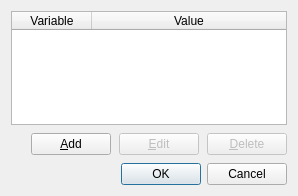
<?xml version="1.0" encoding="UTF-8"?>
<ui version="4.0">
 <class>EnvironmentVariablesDialog</class>
 <widget class="QDialog" name="EnvironmentVariablesDialog">
  <property name="geometry">
   <rect>
    <x>0</x>
    <y>0</y>
    <width>298</width>
    <height>196</height>
   </rect>
  </property>
  <property name="minimumSize">
   <size>
    <width>298</width>
    <height>196</height>
   </size>
  </property>
  <property name="windowTitle">
   <string>Extra Environment Variables</string>
  </property>
  <layout class="QVBoxLayout" name="verticalLayout">
   <property name="spacing">
    <number>8</number>
   </property>
   <item>
    <widget class="QTableWidget" name="valueViewer">
     <property name="styleSheet">
      <string notr="true">font-size: 9pt;</string>
     </property>
     <property name="editTriggers">
      <set>QAbstractItemView::NoEditTriggers</set>
     </property>
     <property name="selectionMode">
      <enum>QAbstractItemView::SingleSelection</enum>
     </property>
     <property name="selectionBehavior">
      <enum>QAbstractItemView::SelectRows</enum>
     </property>
     <attribute name="horizontalHeaderDefaultSectionSize">
      <number>80</number>
     </attribute>
     <attribute name="horizontalHeaderHighlightSections">
      <bool>false</bool>
     </attribute>
     <attribute name="horizontalHeaderStretchLastSection">
      <bool>true</bool>
     </attribute>
     <attribute name="verticalHeaderVisible">
      <bool>false</bool>
     </attribute>
     <attribute name="verticalHeaderDefaultSectionSize">
      <number>25</number>
     </attribute>
     <attribute name="verticalHeaderMinimumSectionSize">
      <number>25</number>
     </attribute>
     <column>
      <property name="text">
       <string>Variable</string>
      </property>
     </column>
     <column>
      <property name="text">
       <string>Value</string>
      </property>
     </column>
    </widget>
   </item>
   <item>
    <layout class="QHBoxLayout" name="horizontalLayout">
     <item>
      <spacer name="horizontalSpacer">
       <property name="orientation">
        <enum>Qt::Horizontal</enum>
       </property>
       <property name="sizeHint" stdset="0">
        <size>
         <width>40</width>
         <height>20</height>
        </size>
       </property>
      </spacer>
     </item>
     <item>
      <widget class="QPushButton" name="addButton">
       <property name="text">
        <string>&amp;Add</string>
       </property>
      </widget>
     </item>
     <item>
      <widget class="QPushButton" name="editButton">
       <property name="enabled">
        <bool>false</bool>
       </property>
       <property name="text">
        <string>&amp;Edit</string>
       </property>
      </widget>
     </item>
     <item>
      <widget class="QPushButton" name="deleteButton">
       <property name="enabled">
        <bool>false</bool>
       </property>
       <property name="text">
        <string>&amp;Delete</string>
       </property>
      </widget>
     </item>
    </layout>
   </item>
   <item>
    <widget class="QDialogButtonBox" name="buttonBox">
     <property name="orientation">
      <enum>Qt::Horizontal</enum>
     </property>
     <property name="standardButtons">
      <set>QDialogButtonBox::Cancel|QDialogButtonBox::Ok</set>
     </property>
    </widget>
   </item>
  </layout>
 </widget>
 <resources/>
 <connections>
  <connection>
   <sender>buttonBox</sender>
   <signal>accepted()</signal>
   <receiver>EnvironmentVariablesDialog</receiver>
   <slot>accept()</slot>
   <hints>
    <hint type="sourcelabel">
     <x>248</x>
     <y>254</y>
    </hint>
    <hint type="destinationlabel">
     <x>157</x>
     <y>274</y>
    </hint>
   </hints>
  </connection>
  <connection>
   <sender>buttonBox</sender>
   <signal>rejected()</signal>
   <receiver>EnvironmentVariablesDialog</receiver>
   <slot>reject()</slot>
   <hints>
    <hint type="sourcelabel">
     <x>316</x>
     <y>260</y>
    </hint>
    <hint type="destinationlabel">
     <x>286</x>
     <y>274</y>
    </hint>
   </hints>
  </connection>
 </connections>
</ui>
